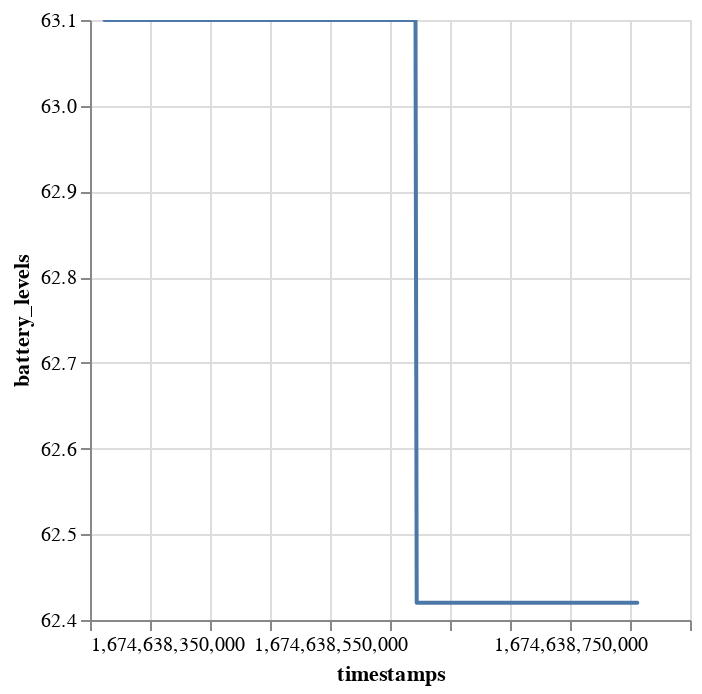

Here is the notebook cell this chart was saved with:
### Code cell
DeepnoteChart(df_1, """{"layer":[{"mark":{"clip":true,"type":"trail","color":"#4c78a8","tooltip":true},"encoding":{"x":{"sort":null,"type":"quantitative","field":"timestamps","scale":{"type":"linear","zero":false}},"y":{"sort":null,"type":"quantitative","field":"battery_levels","scale":{"type":"linear","zero":false}}}}],"title":"","config":{"legend":{}},"$schema":"https://vega.github.io/schema/vega-lite/v5.json","encoding":{}}""")

### Figure 1 — Vega-Lite specification as saved in the notebook (floating-point values rounded to 4 significant figures; data arrays with more than 128 entries replaced by an {"elided": "..."} marker saying what was removed)
{"$schema": "https://vega.github.io/schema/vega-lite/v5.json", "encoding": {}, "layer": [{"mark": {"type": "trail", "tooltip": true, "color": "#4c78a8", "clip": true}, "encoding": {"x": {"field": "timestamps", "type": "quantitative", "sort": null, "scale": {"zero": false, "type": "linear"}}, "y": {"field": "battery_levels", "type": "quantitative", "sort": null, "scale": {"zero": false, "type": "linear"}}}}], "title": "", "config": {"legend": {}}, "data": {"values": {"elided": "443 records"}}}
